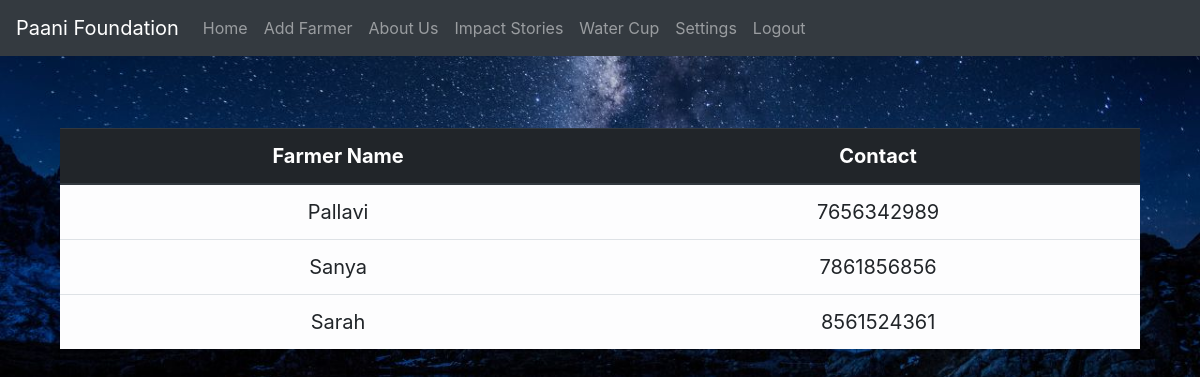
Screenshot of /trainerhome.php (signed in) with the database file from the repository.
### tables this page shows
CREATE TABLE IF NOT EXISTS `farmer` (
  `farmer_id` int(11) NOT NULL AUTO_INCREMENT,
  `farmer_fname` varchar(30) NOT NULL,
  `farmer_lname` varchar(30) NOT NULL,
  `farmer_contact` bigint(20) NOT NULL,
  `trainer_id` int(11) NOT NULL,
  `village_no` int(11) NOT NULL,
  PRIMARY KEY (`farmer_id`),
  UNIQUE KEY `farmer_contact` (`farmer_contact`),
  KEY `fk` (`trainer_id`),
  KEY `fk1` (`village_no`)
);

### trainerhome.php (the view, shortened to what this page needs)
<?php require 'includes/common.php';
      header('location: index.php');?>
<!doctype html>
<html lang="en">
  <head>
    <?php include 'includes/links.php' ?>
       <link rel="stylesheet" href="about.css">
  </head>
  <body style="background-image: url('images/admin13.jpeg'); background-repeat: no-repeat;  background-size: cover;">
    <?php include 'includes/headers.php'?>
<p><br><br></p>
<p><br><br></p>
<div class="container">
  <?php
  $x=substr($_SESSION['trainer_id'], 4);
  $query = "SELECT farmer_fname, farmer_contact FROM farmer natural join trainer where trainer_id='$x' order by farmer_fname ";
  $data = mysqli_query($con, $query) or die(mysqli_error($con));
  $num = mysqli_num_rows($data);
  if($num == 0)
    echo '<div class=jumbotron"><h4>Oops! Looks like something went wrong.</h4></div>';
  else{
?>
<table class="table table-light">
<thead class="thead-dark">
<tr>
<th scope="col">Farmer Name</th>
<th scope="col">Contact</th>
</tr>
</thead>
<tbody>
<?php
while($row=mysqli_fetch_array($data))
{
?>
<tr><td> <?php echo $row['farmer_fname'];?></td> <td><?php echo $row['farmer_contact'];?></td></tr>
<?php
}
}
?>
</table>
</div>
</body>
</html>

### css/about.css (style rules this page uses)
.container { padding-left: 30px; padding-right: 30px; text-align: center; font-size: 20px; }

### rows the page displays
farmer: farmer_fname "Pallavi", farmer_contact "7656342989"
farmer: farmer_fname "Sanya", farmer_contact "7861856856"
farmer: farmer_fname "Sarah", farmer_contact "8561524361"
